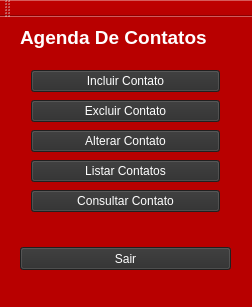
<?xml version="1.0" encoding="UTF-8"?>
<ui version="4.0">
 <class>TelaPrincipal</class>
 <widget class="QMainWindow" name="TelaPrincipal">
  <property name="geometry">
   <rect>
    <x>0</x>
    <y>0</y>
    <width>252</width>
    <height>307</height>
   </rect>
  </property>
  <property name="windowTitle">
   <string>Tela Principal</string>
  </property>
  <property name="styleSheet">
   <string notr="true">background-color: rgb(184, 0, 0);</string>
  </property>
  <widget class="QWidget" name="centralWidget">
   <widget class="QLabel" name="label_4">
    <property name="geometry">
     <rect>
      <x>20</x>
      <y>0</y>
      <width>211</width>
      <height>41</height>
     </rect>
    </property>
    <property name="font">
     <font>
      <pointsize>14</pointsize>
      <weight>75</weight>
      <bold>true</bold>
     </font>
    </property>
    <property name="styleSheet">
     <string notr="true">color: rgb(255, 255, 255);</string>
    </property>
    <property name="text">
     <string>Agenda De Contatos</string>
    </property>
   </widget>
   <widget class="QWidget" name="layoutWidget">
    <property name="geometry">
     <rect>
      <x>20</x>
      <y>40</y>
      <width>211</width>
      <height>171</height>
     </rect>
    </property>
    <layout class="QVBoxLayout" name="verticalLayout">
     <item>
      <widget class="QPushButton" name="Incluir">
       <property name="styleSheet">
        <string notr="true">background-color: rgb(45, 45, 45);
color: rgb(255, 255, 255);</string>
       </property>
       <property name="text">
        <string>Incluir Contato</string>
       </property>
      </widget>
     </item>
     <item>
      <widget class="QPushButton" name="pushButton">
       <property name="styleSheet">
        <string notr="true">color: rgb(255, 255, 255);
background-color: rgb(45, 45, 45);</string>
       </property>
       <property name="text">
        <string>Excluir Contato</string>
       </property>
      </widget>
     </item>
     <item>
      <widget class="QPushButton" name="pushButton_2">
       <property name="styleSheet">
        <string notr="true">background-color: rgb(45,45,45);
color: rgb(255, 255, 255);</string>
       </property>
       <property name="text">
        <string>Alterar Contato</string>
       </property>
      </widget>
     </item>
     <item>
      <widget class="QPushButton" name="listar">
       <property name="styleSheet">
        <string notr="true">background-color: rgb(45, 45, 45);
color: rgb(255, 255, 255);</string>
       </property>
       <property name="text">
        <string>Listar Contatos</string>
       </property>
       <property name="autoDefault">
        <bool>false</bool>
       </property>
       <property name="default">
        <bool>false</bool>
       </property>
      </widget>
     </item>
     <item>
      <widget class="QPushButton" name="pushButton_3">
       <property name="styleSheet">
        <string notr="true">background-color: rgb(45, 45, 45);
color: rgb(255, 255, 255);</string>
       </property>
       <property name="text">
        <string>Consultar Contato</string>
       </property>
      </widget>
     </item>
    </layout>
   </widget>
   <widget class="QPushButton" name="pushButton_sairTela">
    <property name="geometry">
     <rect>
      <x>20</x>
      <y>230</y>
      <width>211</width>
      <height>23</height>
     </rect>
    </property>
    <property name="styleSheet">
     <string notr="true">color: rgb(255, 255, 255);
background-color: rgb(45, 45, 45);</string>
    </property>
    <property name="text">
     <string>Sair</string>
    </property>
   </widget>
  </widget>
  <widget class="QMenuBar" name="menuBar">
   <property name="geometry">
    <rect>
     <x>0</x>
     <y>0</y>
     <width>252</width>
     <height>21</height>
    </rect>
   </property>
  </widget>
  <widget class="QToolBar" name="mainToolBar">
   <attribute name="toolBarArea">
    <enum>TopToolBarArea</enum>
   </attribute>
   <attribute name="toolBarBreak">
    <bool>false</bool>
   </attribute>
  </widget>
  <widget class="QStatusBar" name="statusBar"/>
 </widget>
 <layoutdefault spacing="6" margin="11"/>
 <resources/>
 <connections/>
</ui>
